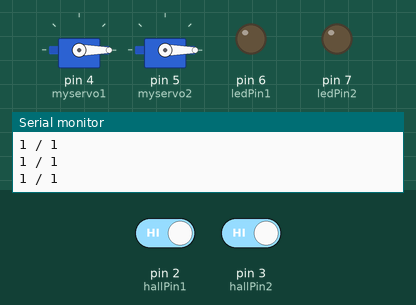
Recording of a sketch running on a simulated Arduino Uno, built with avr-gcc and run on an emulated ATmega328P. Parts: 2 × servo, output pins drawn as LEDs (lit = HIGH), the last lines printed to the serial monitor. Dashed ring = blinking. Inputs (shaded band) come from the test bench; at power-on: pin 2 (hallPin1) HIGH, pin 3 (hallPin2) HIGH.

Above: at 1.2 s.
1.3 s: pin 2 (hallPin1) driven LOW
At 1.46 s:
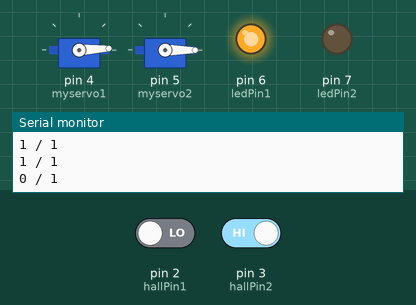
7.3 s: pin 2 (hallPin1) driven HIGH and pin 3 (hallPin2) driven LOW
10.3 s: pin 2 (hallPin1) driven LOW
At 11.0 s:
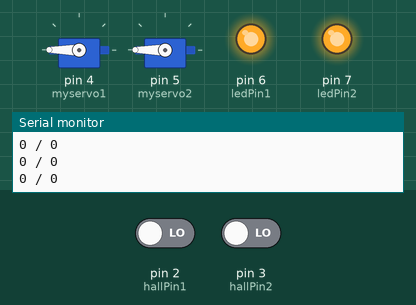
11.9 s: pin 3 (hallPin2) driven HIGH
At 12.09 s:
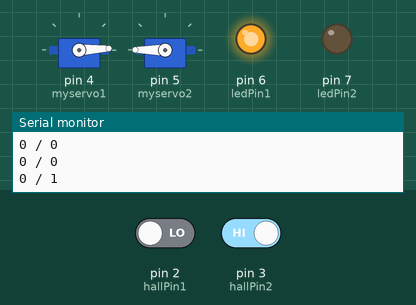
20.9 s: pin 2 (hallPin1) driven HIGH
At 21.7 s:
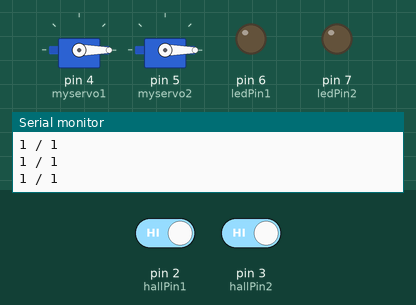
22.4 s: pin 3 (hallPin2) driven LOW
At 22.61 s:
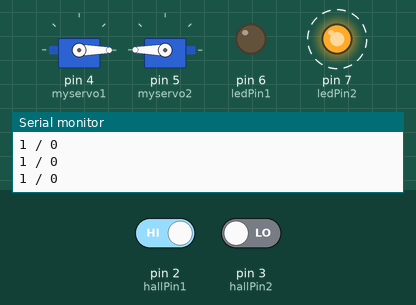
Timing chart, 0 to 26.4 s (numbered marks = the images above; inputs shaded):
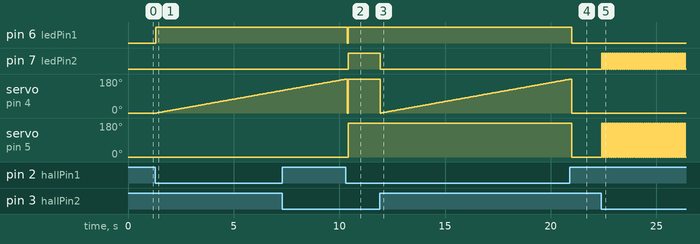

Measured:
- after the input at 1.3 s, pin 6 (ledPin1): LOW → HIGH at once; servo on pin 4 (myservo1): moves from 0° to 119° over 5.9 s, starting after 0.06 s
- after the input at 10.3 s, pin 7 (ledPin2): goes on until 10.4 s, then stays HIGH; servo on pin 5 (myservo2): goes on until 10.4 s, then stays 180°
- after the input at 11.9 s, pin 7 (ledPin2): HIGH → LOW at once
- after the input at 20.9 s, pin 6 (ledPin1): goes on until 21.0 s, then stays LOW; servo on pin 4 (myservo1): goes on until 21.0 s, then stays 0°
- after the input at 22.4 s, pin 7 (ledPin2): alternates HIGH for 0.05 s and LOW for 0.05 s, starting at once; servo on pin 5 (myservo2): alternates 180° for 0.05 s and 0° for 0.05 s, starting at once

The sketch:

NUI_020_AnyShape_HallEff_002.ino
```cpp
#include <Servo.h>
Servo myservo1, myservo2 ;

int pos = 0;

const int hallPin1 = 2;
const int hallPin2 = 3;
const int ledPin1 =  6;
const int ledPin2 =  7;
int hallState1 = 0;
int hallState2 = 0;

void setup() {
  pinMode(ledPin1, OUTPUT);
  pinMode(hallPin1, INPUT);
  pinMode(ledPin2, OUTPUT);
  pinMode(hallPin2, INPUT);

  myservo1.attach(4);  // attaches the servo on pin 9 to the servo object
  myservo2.attach(5);;

  myservo1.write(0);
  myservo2.write(0);

  Serial.begin(9600);
}

void loop() {
  // read the state of the hall effect sensor:
  hallState1 = digitalRead(hallPin1);
  hallState2 = digitalRead(hallPin2);

  Serial.print(hallState1);
  Serial.print(" / ");
  Serial.println(hallState2);

  if (hallState1 == LOW && hallState2 == HIGH) {
    digitalWrite(ledPin1, HIGH);
    //  myservo1.write(180);
    digitalWrite(ledPin2, LOW);
    //    myservo2.write(0);
    for (pos = 0; pos <= 180; pos += 1) { // goes from 0 degrees to 180 degrees
      myservo1.write(pos);              // tell servo to go to position in variable 'pos'
      delay(50);                       // waits 15ms for the servo to reach the position

    }
  }
  if (hallState2 == LOW && hallState1 == HIGH) {
    digitalWrite(ledPin1, LOW);
    myservo1.write(0);
    digitalWrite(ledPin2, HIGH);
    myservo2.write(180);
    delay(50);
  }
  if (hallState1 == LOW && hallState2 == LOW) {
    digitalWrite(ledPin1, HIGH);
    digitalWrite(ledPin2, HIGH);
    myservo1.write(180);
    myservo2.write(180);
    delay(50);
  }

  else {
    digitalWrite(ledPin1, LOW);
    digitalWrite(ledPin2, LOW);
    myservo1.write(0);
    myservo2.write(0);
    delay(50);
  }
}
```
